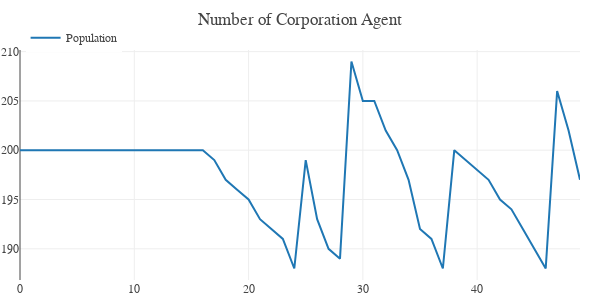

Source (notebook cell):
### Markdown cell above
### Number of Agent during Simulation

### Code cell
def plot_agent_population(agent_position_df):

    number_of_agents_df = agent_position_df.groupby(['steps', 'agent_type'])['agent_id'].count().reset_index(name = 'Number of Agents')
    number_of_agents_corps = number_of_agents_df[number_of_agents_df['agent_type'] == 'corps']


    fig = make_subplots(rows=1, cols=1)
    temp = dict(layout=go.Layout(font=dict(family="Franklin Gothic", size = 12)))
    corps = go.Scatter(y = number_of_agents_corps['Number of Agents'], name = 'Population')

    # fig.add_trace(banks)
    fig.add_trace(corps)

    fig.update_layout(template = temp,
                    title_text = 'Number of Corporation Agent',
                    hovermode = 'closest', 
                    margin = dict(l = 20, r = 20, t = 50, b = 20),
                    height = 300, 
                    width = 600, 
                    showlegend = True, 
                    legend = dict(yanchor = "bottom", 
                                    y = 0.99,
                                    xanchor = "left",
                                    x = 0.01))

    return fig


plot_agent_population(agent_position_df)

### Figure 1 — Plotly figure (JSON) as saved in the notebook; plotly's stock layout.template omitted (floating-point values rounded to 4 significant figures)
{"data": [{"name": "Population", "type": "scatter", "y": [200, 200, 200, 200, 200, 200, 200, 200, 200, 200, 200, 200, 200, 200, 200, 200, 200, 199, 197, 196, 195, 193, 192, 191, 188, 199, 193, 190, 189, 209, 205, 205, 202, 200, 197, 192, 191, 188, 200, 199, 198, 197, 195, 194, 192, 190, 188, 206, 202, 197]}], "layout": {"height": 300, "hovermode": "closest", "legend": {"x": 0.01, "xanchor": "left", "y": 0.99, "yanchor": "bottom"}, "margin": {"b": 20, "l": 20, "r": 20, "t": 50}, "showlegend": true, "title": {"text": "Number of Corporation Agent"}, "width": 600, "xaxis": {"anchor": "y", "domain": [0, 1]}, "yaxis": {"anchor": "x", "domain": [0, 1]}}}
